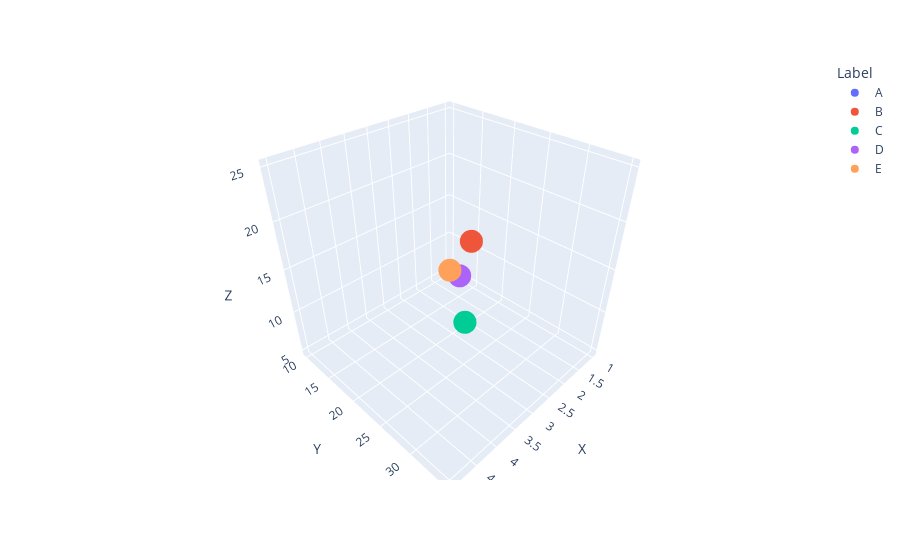

The notebook cell saved with this chart:
### Code cell
# Create a 3D scatter plot using Plotly ?
import plotly.express as px
import pandas as pd
data = {
    'X': [1, 2, 3, 4, 5],
    'Y': [10, 20, 25, 30, 35],
    'Z': [5, 15, 10, 20, 25],
    'Label': ['A', 'B', 'C', 'D', 'E']
}

df = pd.DataFrame(data)

fig = px.scatter_3d(df, x='X', y='Y', z='Z', color='Label', size_max=10)


fig.show()

### Figure 1 — Plotly figure (JSON) as saved in the notebook; plotly's stock layout.template omitted (floating-point values rounded to 4 significant figures)
{"data": [{"hovertemplate": "Label=A<br>X=%{x}<br>Y=%{y}<br>Z=%{z}<extra></extra>", "legendgroup": "A", "marker": {"color": "#636efa", "symbol": "circle"}, "mode": "markers", "name": "A", "scene": "scene", "showlegend": true, "type": "scatter3d", "x": [1], "y": [10], "z": [5]}, {"hovertemplate": "Label=B<br>X=%{x}<br>Y=%{y}<br>Z=%{z}<extra></extra>", "legendgroup": "B", "marker": {"color": "#EF553B", "symbol": "circle"}, "mode": "markers", "name": "B", "scene": "scene", "showlegend": true, "type": "scatter3d", "x": [2], "y": [20], "z": [15]}, {"hovertemplate": "Label=C<br>X=%{x}<br>Y=%{y}<br>Z=%{z}<extra></extra>", "legendgroup": "C", "marker": {"color": "#00cc96", "symbol": "circle"}, "mode": "markers", "name": "C", "scene": "scene", "showlegend": true, "type": "scatter3d", "x": [3], "y": [25], "z": [10]}, {"hovertemplate": "Label=D<br>X=%{x}<br>Y=%{y}<br>Z=%{z}<extra></extra>", "legendgroup": "D", "marker": {"color": "#ab63fa", "symbol": "circle"}, "mode": "markers", "name": "D", "scene": "scene", "showlegend": true, "type": "scatter3d", "x": [4], "y": [30], "z": [20]}, {"hovertemplate": "Label=E<br>X=%{x}<br>Y=%{y}<br>Z=%{z}<extra></extra>", "legendgroup": "E", "marker": {"color": "#FFA15A", "symbol": "circle"}, "mode": "markers", "name": "E", "scene": "scene", "showlegend": true, "type": "scatter3d", "x": [5], "y": [35], "z": [25]}], "layout": {"legend": {"title": {"text": "Label"}, "tracegroupgap": 0}, "margin": {"t": 60}, "scene": {"domain": {"x": [0, 1], "y": [0, 1]}, "xaxis": {"title": {"text": "X"}}, "yaxis": {"title": {"text": "Y"}}, "zaxis": {"title": {"text": "Z"}}}}}
